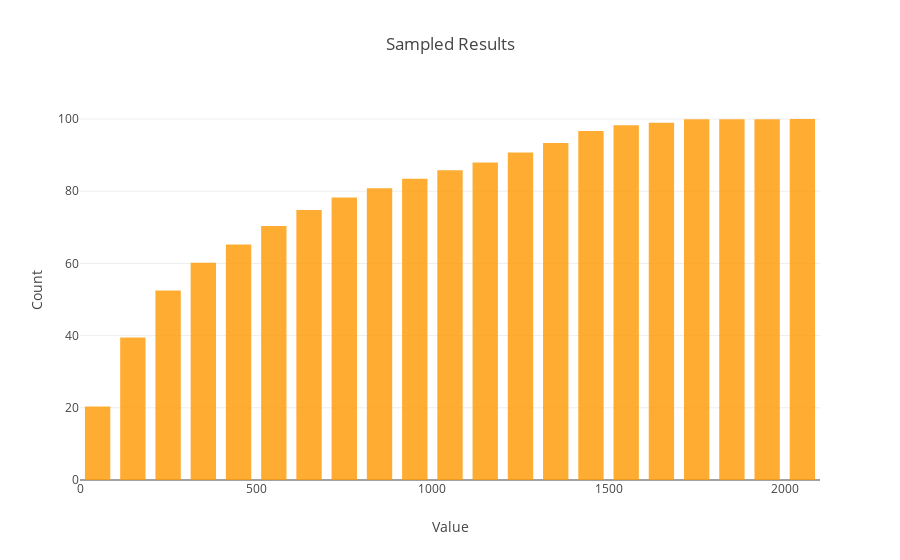

The code cell stored with this chart in its notebook:
### Code cell
#kumulatives dichte Diagramm -> wie viel % Währungen aller maximal verfügbaren handelbaren Coins 
#wurden an Tag x getraded?

trace0 = go.Histogram(
    x=df_densityDF['values'],
    cumulative=dict(enabled=True),
    histnorm='percent',
    xbins=dict(
        start=0,
        end=2100,
        size = 100), #das will noch nicht!!
    marker=dict(
        color=('rgb(255,153,0)'),
    ),
    opacity=0.80
)
  
data = [trace0]

layout = go.Layout(
    title='Sampled Results',
    xaxis=dict(
        title='Value'
    ),
    yaxis=dict(
        title='Count'
    ),
    bargap=0.2,
    bargroupgap=0.1
    )

fig = go.Figure(data=data, layout=layout)

py.iplot(fig, filename='density')

### Figure 1 — Plotly figure (JSON) as saved in the notebook; plotly's stock layout.template omitted (floating-point values rounded to 4 significant figures; data arrays with more than 128 entries replaced by an {"elided": "..."} marker saying what was removed)
{"data": [{"cumulative": {"enabled": true}, "histnorm": "percent", "marker": {"color": "rgb(255,153,0)"}, "opacity": 0.8, "type": "histogram", "x": {"elided": "1584 int values"}, "xbins": {"end": 2100, "size": 100, "start": 0}}], "layout": {"bargap": 0.2, "bargroupgap": 0.1, "title": "Sampled Results", "xaxis": {"title": "Value"}, "yaxis": {"title": "Count"}}}
